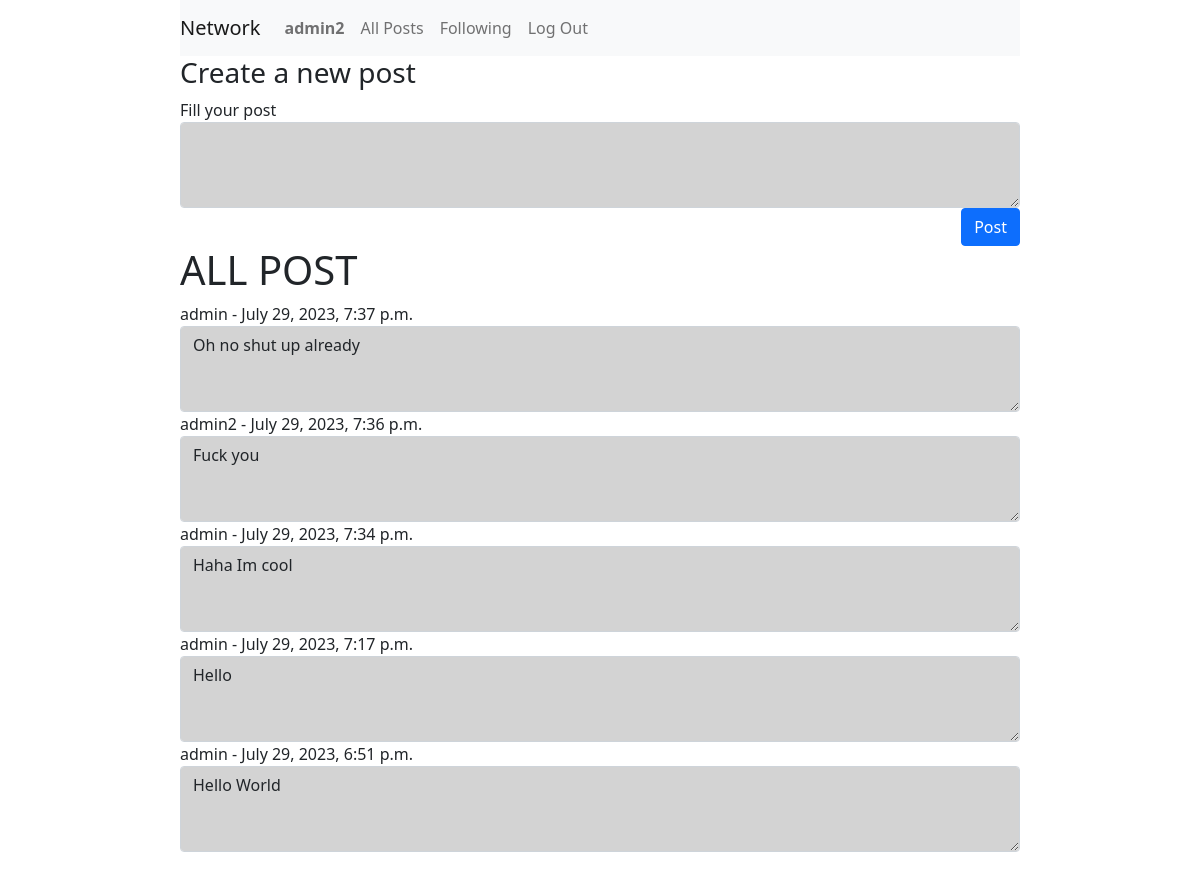
Screenshot of / (signed in) with the database file from the repository.
### network/models.py (models this page shows, shortened)
class User(AbstractUser):
    pass

class Post(models.Model):
    content = models.TextField(max_length=600)
    author = models.ForeignKey(User, on_delete=models.CASCADE)
    timestamp = models.DateTimeField(auto_now_add=True)

### network/views.py (the view)
# urls.py: path("", views.index, name="index"),
def index(request):
    all_posts = Post.objects.all().order_by("-timestamp")
    paginator = Paginator(all_posts, 10)
    page_number = request.GET.get('p')
    posts = paginator.get_page(page_number)
    return render(request, "network/index.html",{
        "posts": posts
    })

### network/templates/network/index.html (shortened to what this page needs)
{% extends "network/layout.html" %} {% block body %}
 {%if user.is_authenticated%}
<h3>Create a new post</h3>
<form action="{% url 'add-post' %}" method="POST">
  <div class="form-group">
    <label for="post-content">Fill your post</label>
    <textarea
      name="post-content"
      style="background-color: lightgray"
      class="form-control"
      id="post-content"
      rows="3"
    ></textarea>
  </div>
  <div class="d-flex justify-content-end">
    <button class="btn btn-primary">Post</button>
  </div>
</form>
{% endif %}
<h1>ALL POST</h1>
<div>
  {% for post in posts %}
  <div>
    <label for="post-content">{{post.author}} - {{post.timestamp}}</label>
    <textarea
      name="post-content"
      style="background-color: lightgray"
      class="form-control"
      id="post-content"
      rows="3"
      readonly
    >
{{post.content}}</textarea
    >
  </div>
</div>
{% endfor %}
<nav
  aria-label="Page navigation example"
  class="d-flex justify-content-center mt-2"
>
</nav>
{% endblock %}

### network/templates/network/layout.html (shortened to what this page needs)
{% load static %}
<!DOCTYPE html>
<html lang="en">
  <head>
    <link
      href="https://cdn.jsdelivr.net/npm/bootstrap@5.0.0/dist/css/bootstrap.min.css"
      rel="stylesheet"
    />
    <link href="{% static 'network/styles.css' %}" rel="stylesheet" />
  </head>
  <body style="padding-left: 15%; padding-right: 15%">
    <nav class="navbar navbar-expand-lg navbar-light bg-light">
      <a class="navbar-brand" href="{% url 'index' %}">Network</a>
      <div>
        <ul class="navbar-nav mr-auto">
          {% if user.is_authenticated %}
          <li class="nav-item">
            <a class="nav-link" href="{% url 'profile' user.id %}"
              ><strong>{{ user.username }}</strong></a
            >
          </li>
          {% endif %}
          <li class="nav-item">
            <a class="nav-link" href="{% url 'index' %}">All Posts</a>
          </li>
          {% if user.is_authenticated %}
          <li class="nav-item">
            <a class="nav-link" href="#">Following</a>
          </li>
          <li class="nav-item">
            <a class="nav-link" href="{% url 'logout' %}">Log Out</a>
          </li>
          {% endif %}
        </ul>
      </div>
    </nav>
    <div class="body">{% block body %} {% endblock %}</div>
  </body>
</html>

### rows the page displays
User: username "admin2"
Post: author "admin", timestamp "July 29, 2023, 7:37 p.m.", post-content "Oh no shut up already"
Post: author "admin2", timestamp "July 29, 2023, 7:36 p.m.", post-content "Fuck you"
Post: author "admin", timestamp "July 29, 2023, 7:34 p.m.", post-content "Haha Im cool"
Post: author "admin", timestamp "July 29, 2023, 7:17 p.m.", post-content "Hello"
Post: author "admin", timestamp "July 29, 2023, 6:51 p.m.", post-content "Hello World"
